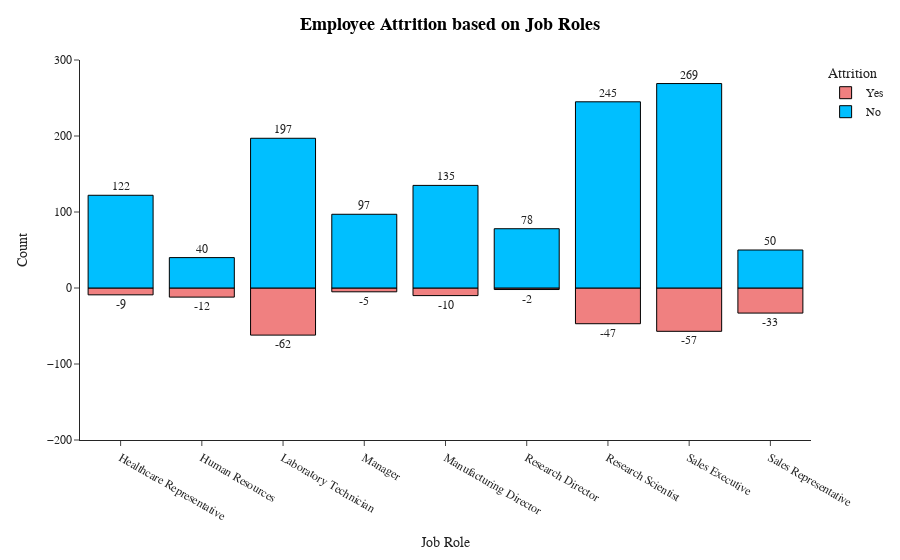

Here is the notebook cell this chart was saved with:
### Markdown cell above
<ul>
    <li><p>Employees whose education feild in Human Resources, Marketing and Technical Degree has Maximum Attrition</p></li>
    <li><p>Low attrition is seen in Employees whos education feild in Life sciences</p></li>
</ul>
<br>
<a id='jr'></a>
<div style="color:white;
            display:fill;
            border-radius:15px;
            background-color:white;
            font-size:110%;
            font-family:Verdana;
            letter-spacing:1px">
    <h3 style='padding: 10px;
              color:black;
               border:green;
               border-width:2.5px;
               border-style:solid;
              font-family: cursive;
              text-align:center;'>
        Employee Attrition based on Job Roles
    </h3>
    </div>
<br>
<a href='#top' style='text-decoration:none; font-family: cursive; '>Back to Top^</a><br>

### Code cell
k=df.groupby(['JobRole','Attrition'],as_index=False)['Age'].count()
a=k[k['Attrition']=='Yes']
b=k[k['Attrition']=='No']
a['Age']=a['Age'].apply(lambda x: -x)
k=pd.concat([a,b],ignore_index=True)
k['Count']=k['Age']
k.rename(columns={'JobRole':'Job Role'},inplace=True)
fig=px.bar(k,x='Job Role',y='Count',color='Attrition',template='simple_white',text='Count',color_discrete_sequence=['LightCoral','DeepSkyBlue'])
fig.update_yaxes(range=[-200,300])
fig.update_traces(marker=dict(line=dict(color='#000000', width=1)),textposition = "outside")
fig.update_xaxes(visible=True)
fig.update_yaxes(visible=True)
fig.update_layout(title_x=0.5,template='simple_white',showlegend=True,title_text='<b style="color:black; font-size:105%;">Employee Attrition based on Job Roles</b>',font_family="Times New Roman",title_font_family="Times New Roman")
fig.show()

### Figure 1 — Plotly figure (JSON) as saved in the notebook; plotly's stock layout.template omitted (floating-point values rounded to 4 significant figures)
{"data": [{"alignmentgroup": "True", "hovertemplate": "Attrition=Yes<br>Job Role=%{x}<br>Count=%{text}<extra></extra>", "legendgroup": "Yes", "marker": {"color": "LightCoral", "line": {"color": "#000000", "width": 1}, "pattern": {"shape": ""}}, "name": "Yes", "offsetgroup": "Yes", "orientation": "v", "showlegend": true, "text": [-9, -12, -62, -5, -10, -2, -47, -57, -33], "textposition": "outside", "type": "bar", "x": ["Healthcare Representative", "Human Resources", "Laboratory Technician", "Manager", "Manufacturing Director", "Research Director", "Research Scientist", "Sales Executive", "Sales Representative"], "xaxis": "x", "y": [-9, -12, -62, -5, -10, -2, -47, -57, -33], "yaxis": "y"}, {"alignmentgroup": "True", "hovertemplate": "Attrition=No<br>Job Role=%{x}<br>Count=%{text}<extra></extra>", "legendgroup": "No", "marker": {"color": "DeepSkyBlue", "line": {"color": "#000000", "width": 1}, "pattern": {"shape": ""}}, "name": "No", "offsetgroup": "No", "orientation": "v", "showlegend": true, "text": [122, 40, 197, 97, 135, 78, 245, 269, 50], "textposition": "outside", "type": "bar", "x": ["Healthcare Representative", "Human Resources", "Laboratory Technician", "Manager", "Manufacturing Director", "Research Director", "Research Scientist", "Sales Executive", "Sales Representative"], "xaxis": "x", "y": [122, 40, 197, 97, 135, 78, 245, 269, 50], "yaxis": "y"}], "layout": {"autosize": true, "barmode": "relative", "font": {"family": "Times New Roman"}, "legend": {"title": {"text": "Attrition"}, "tracegroupgap": 0}, "margin": {"t": 60}, "showlegend": true, "title": {"font": {"family": "Times New Roman"}, "text": "<b style=\"color:black; font-size:105%;\">Employee Attrition based on Job Roles</b>", "x": 0.5}, "xaxis": {"anchor": "y", "autorange": true, "domain": [0, 1], "range": [-0.5, 8.5], "title": {"text": "Job Role"}, "type": "category", "visible": true}, "yaxis": {"anchor": "x", "domain": [0, 1], "range": [-200, 300], "title": {"text": "Count"}, "type": "linear", "visible": true}}}
